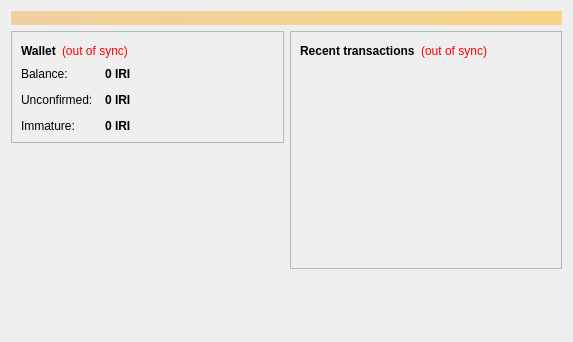
<?xml version="1.0" encoding="UTF-8"?>
<ui version="4.0">
 <class>OverviewPage</class>
 <widget class="QWidget" name="OverviewPage">
  <property name="geometry">
   <rect>
    <x>0</x>
    <y>0</y>
    <width>573</width>
    <height>342</height>
   </rect>
  </property>
  <property name="windowTitle">
   <string>Form</string>
  </property>
  <layout class="QVBoxLayout" name="topLayout">
   <item>
    <widget class="QLabel" name="labelAlerts">
     <property name="visible">
      <bool>false</bool>
     </property>
     <property name="styleSheet">
      <string notr="true">background-color: qlineargradient(x1: 0, y1: 0, x2: 1, y2: 0, stop:0 #F0D0A0, stop:1 #F8D488); color:#000000;</string>
     </property>
     <property name="wordWrap">
      <bool>true</bool>
     </property>
     <property name="margin">
      <number>3</number>
     </property>
    </widget>
   </item>
   <item>
    <layout class="QHBoxLayout" name="horizontalLayout" stretch="1,1">
     <item>
      <layout class="QVBoxLayout" name="verticalLayout_2">
       <item>
        <widget class="QFrame" name="frame">
         <property name="frameShape">
          <enum>QFrame::StyledPanel</enum>
         </property>
         <property name="frameShadow">
          <enum>QFrame::Raised</enum>
         </property>
         <layout class="QVBoxLayout" name="verticalLayout_4">
          <item>
           <layout class="QHBoxLayout" name="horizontalLayout_4">
            <item>
             <widget class="QLabel" name="label_5">
              <property name="font">
               <font>
                <weight>75</weight>
                <bold>true</bold>
               </font>
              </property>
              <property name="text">
               <string>Wallet</string>
              </property>
             </widget>
            </item>
            <item>
             <widget class="QLabel" name="labelWalletStatus">
              <property name="toolTip">
               <string>The displayed information may be out of date. Your wallet automatically synchronizes with the Iridium network after a connection is established, but this process has not completed yet.</string>
              </property>
              <property name="styleSheet">
               <string notr="true">QLabel { color: red; }</string>
              </property>
              <property name="text">
               <string notr="true">(out of sync)</string>
              </property>
              <property name="alignment">
               <set>Qt::AlignLeading|Qt::AlignLeft|Qt::AlignVCenter</set>
              </property>
             </widget>
            </item>
            <item>
             <spacer name="horizontalSpacer_2">
              <property name="orientation">
               <enum>Qt::Horizontal</enum>
              </property>
              <property name="sizeHint" stdset="0">
               <size>
                <width>40</width>
                <height>20</height>
               </size>
              </property>
             </spacer>
            </item>
           </layout>
          </item>
          <item>
           <layout class="QFormLayout" name="formLayout_2">
            <property name="fieldGrowthPolicy">
             <enum>QFormLayout::AllNonFixedFieldsGrow</enum>
            </property>
            <property name="horizontalSpacing">
             <number>12</number>
            </property>
            <property name="verticalSpacing">
             <number>12</number>
            </property>
            <item row="0" column="0">
             <widget class="QLabel" name="label">
              <property name="text">
               <string>Balance:</string>
              </property>
             </widget>
            </item>
            <item row="0" column="1">
             <widget class="QLabel" name="labelBalance">
              <property name="font">
               <font>
                <weight>75</weight>
                <bold>true</bold>
               </font>
              </property>
              <property name="cursor">
               <cursorShape>IBeamCursor</cursorShape>
              </property>
              <property name="toolTip">
               <string>Your current balance</string>
              </property>
              <property name="text">
               <string notr="true">0 IRI</string>
              </property>
              <property name="textInteractionFlags">
               <set>Qt::LinksAccessibleByMouse|Qt::TextSelectableByKeyboard|Qt::TextSelectableByMouse</set>
              </property>
             </widget>
            </item>
            <item row="1" column="0">
             <widget class="QLabel" name="label_3">
              <property name="text">
               <string>Unconfirmed:</string>
              </property>
             </widget>
            </item>
            <item row="1" column="1">
             <widget class="QLabel" name="labelUnconfirmed">
              <property name="font">
               <font>
                <weight>75</weight>
                <bold>true</bold>
               </font>
              </property>
              <property name="cursor">
               <cursorShape>IBeamCursor</cursorShape>
              </property>
              <property name="toolTip">
               <string>Total of transactions that have yet to be confirmed, and do not yet count toward the current balance</string>
              </property>
              <property name="text">
               <string notr="true">0 IRI</string>
              </property>
              <property name="textInteractionFlags">
               <set>Qt::LinksAccessibleByMouse|Qt::TextSelectableByKeyboard|Qt::TextSelectableByMouse</set>
              </property>
             </widget>
            </item>
            <item row="2" column="0">
             <widget class="QLabel" name="labelImmatureText">
              <property name="text">
               <string>Immature:</string>
              </property>
             </widget>
            </item>
            <item row="2" column="1">
             <widget class="QLabel" name="labelImmature">
              <property name="font">
               <font>
                <weight>75</weight>
                <bold>true</bold>
               </font>
              </property>
              <property name="toolTip">
               <string>Mined balance that has not yet matured</string>
              </property>
              <property name="text">
               <string notr="true">0 IRI</string>
              </property>
              <property name="textInteractionFlags">
               <set>Qt::LinksAccessibleByMouse|Qt::TextSelectableByKeyboard|Qt::TextSelectableByMouse</set>
              </property>
             </widget>
            </item>
           </layout>
          </item>
         </layout>
        </widget>
       </item>
       <item>
        <spacer name="verticalSpacer">
         <property name="orientation">
          <enum>Qt::Vertical</enum>
         </property>
         <property name="sizeHint" stdset="0">
          <size>
           <width>20</width>
           <height>40</height>
          </size>
         </property>
        </spacer>
       </item>
      </layout>
     </item>
     <item>
      <layout class="QVBoxLayout" name="verticalLayout_3">
       <item>
        <widget class="QFrame" name="frame_2">
         <property name="frameShape">
          <enum>QFrame::StyledPanel</enum>
         </property>
         <property name="frameShadow">
          <enum>QFrame::Raised</enum>
         </property>
         <layout class="QVBoxLayout" name="verticalLayout">
          <item>
           <layout class="QHBoxLayout" name="horizontalLayout_2">
            <item>
             <widget class="QLabel" name="label_4">
              <property name="text">
               <string>&lt;b&gt;Recent transactions&lt;/b&gt;</string>
              </property>
             </widget>
            </item>
            <item>
             <widget class="QLabel" name="labelTransactionsStatus">
              <property name="toolTip">
               <string>The displayed information may be out of date. Your wallet automatically synchronizes with the Iridium network after a connection is established, but this process has not completed yet.</string>
              </property>
              <property name="styleSheet">
               <string notr="true">QLabel { color: red; }</string>
              </property>
              <property name="text">
               <string notr="true">(out of sync)</string>
              </property>
              <property name="alignment">
               <set>Qt::AlignRight|Qt::AlignTrailing|Qt::AlignVCenter</set>
              </property>
             </widget>
            </item>
            <item>
             <spacer name="horizontalSpacer">
              <property name="orientation">
               <enum>Qt::Horizontal</enum>
              </property>
              <property name="sizeHint" stdset="0">
               <size>
                <width>40</width>
                <height>20</height>
               </size>
              </property>
             </spacer>
            </item>
           </layout>
          </item>
          <item>
           <widget class="QListView" name="listTransactions">
            <property name="styleSheet">
             <string notr="true">QListView { background: transparent; }</string>
            </property>
            <property name="frameShape">
             <enum>QFrame::NoFrame</enum>
            </property>
            <property name="verticalScrollBarPolicy">
             <enum>Qt::ScrollBarAlwaysOff</enum>
            </property>
            <property name="horizontalScrollBarPolicy">
             <enum>Qt::ScrollBarAlwaysOff</enum>
            </property>
            <property name="selectionMode">
             <enum>QAbstractItemView::NoSelection</enum>
            </property>
           </widget>
          </item>
         </layout>
        </widget>
       </item>
       <item>
        <spacer name="verticalSpacer_2">
         <property name="orientation">
          <enum>Qt::Vertical</enum>
         </property>
         <property name="sizeHint" stdset="0">
          <size>
           <width>20</width>
           <height>40</height>
          </size>
         </property>
        </spacer>
       </item>
      </layout>
     </item>
    </layout>
   </item>
  </layout>
 </widget>
 <resources/>
 <connections/>
</ui>
